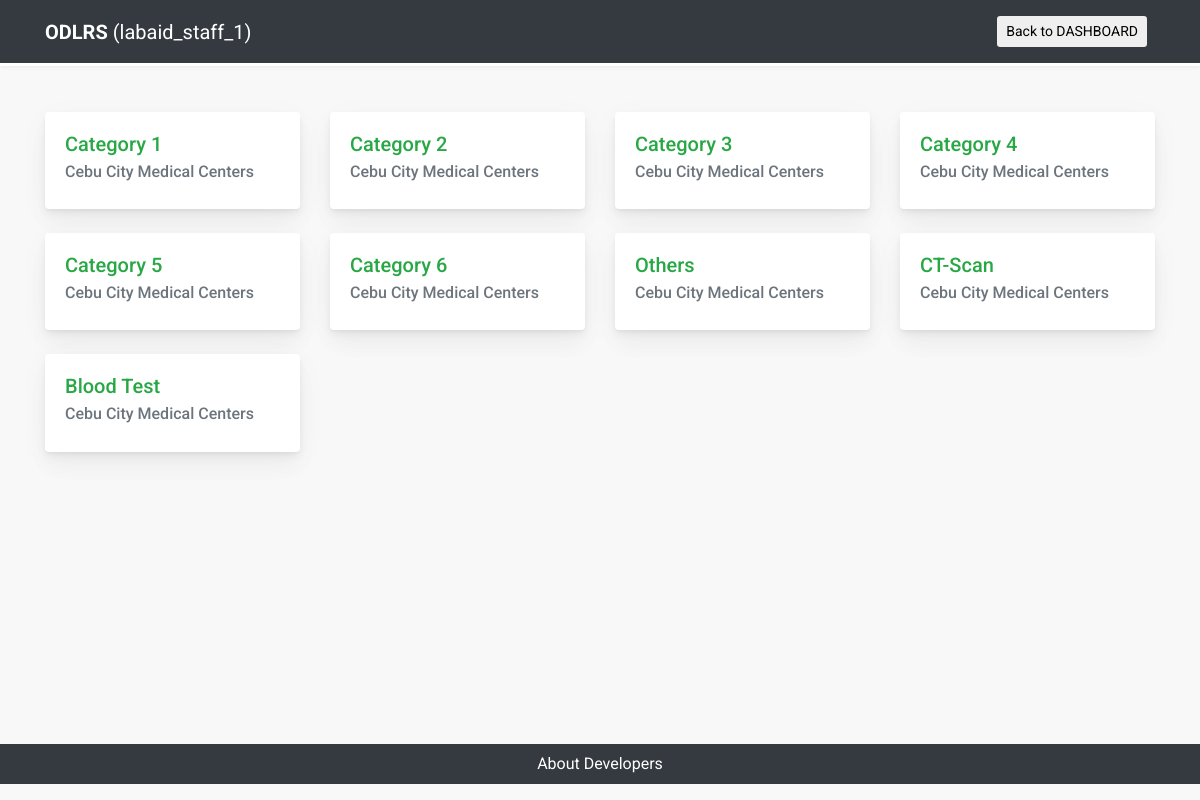
The page /filtered-categories-for-staff/labaid_staff_1/ on the database its author committed.
### diagnostic_centers/models.py (models this page shows, shortened)
class DiagnosticStaff(models.Model):
    username = models.CharField(max_length=20, unique=True, blank=False)
    password = models.CharField(max_length=100, unique=True,  blank=False)
    admin = models.BooleanField(default=False)
    center = models.ForeignKey(DiagnosticCenter, on_delete=models.CASCADE, related_name='center_staffs')
    class Meta:
        verbose_name_plural = 'Diagnostic Staffs'

class DiagnosticCenter(models.Model):
    name = models.CharField(max_length=250, blank=False)
    image = models.ImageField(default='default_center.jpg', upload_to='diagnostic_center_pics')
    email = models.EmailField(blank=True)
    contact_no = models.CharField(max_length=20, blank=False)
    website = models.CharField(max_length=100, blank=True)
    address = models.CharField(max_length=150, blank=False)
    class Meta:
        verbose_name_plural = 'Diagnostic Centers'

### tests/models.py (models this page shows, shortened)
class TestCategory(models.Model):
    category_name = models.CharField(max_length=50)
    center = models.ForeignKey(DiagnosticCenter, on_delete=models.CASCADE, related_name='category_center',
                               null=True, blank=True)
    class Meta:
        verbose_name_plural = 'Test Categories'
        ordering = ['-id']

### tests/views.py (the view)
# urls.py: path('filtered-categories-for-staff/<username>/', filtered_categories_for_staff, name='filtered-categories-for-staff'),
def filtered_categories_for_staff(request, username=None):
    staff = DiagnosticStaff.objects.get(username=username)
    categories_staff = TestCategory.objects.filter(center__center_staffs=staff)
    template = 'tests/filtered_categories_staff.html'
    context = {
        'categories_staff': categories_staff,
        'staff': staff,
    }
    return render(request, template, context)

### templates/tests/filtered_categories_staff.html (shortened to what this page needs)
{% load static %}
<!DOCTYPE html>
<html lang="en">
<head>
    <link rel="stylesheet" href="https://maxcdn.bootstrapcdn.com/bootstrap/4.0.0/css/bootstrap.min.css"
 />
    <link rel="stylesheet" type="text/css" href="{% static 'css/bootstrap.min.css' %}">
    <link rel="stylesheet" type="text/css" href="{% static 'css/fakeLoader.min.css' %}">
    <link rel="stylesheet" type="text/css" href="{% static 'css/style.css' %}">
</head>
<body class="common-b ">
    <nav class="navbar navbar-expand-lg navbar-dark bg-dark">
        <div class="container">
            <a class="navbar-brand text-white" href="#"><b>ODLRS</b> <span
                    class="text-white">({{ staff.username }})</span></a>
            <div class="" id="navbarSupportedContent">
                <ul class="navbar-nav ml-auto">
                    <li class="nav-item">
                        <a class="nav-link text-white"
                            href="{% url 'diagnostic_centers:staff-dashboard' staff.username %}">
                            <button type="submit" class="btn btn-white btn-sm">Back to DASHBOARD</button>
                        </a>
                    </li>
                </ul>
            </div>
        </div>
    </nav>
    <div class="container inner-content mt-4">
        <div class="row">
            {% for category in categories_staff %}
            <div class="col-xs-12 col-sm-6 col-md-4 col-lg-3">
                <div class="card mb-4">
                    <div class="card-body">
                        <h5 class="card-title text-success">{{ category.category_name }}
                        </h5>
                        <h6 class="card-subtitle mb-2 text-muted">{{ category.center.name }}</h6>
                    </div>
                </div>
            </div>
            {% endfor %}
            <br><br>
        </div>
    </div>
    <div class="footer bg-dark text-white text-center py-2">
        <div class="d-box px-2">
            <a class="text-white" href="{% url 'developers' %}" target="_blank" data-toggle="tooltip"
                data-placement="top" title="About Developers">About Developers</a>
        </div>
    </div>
</body>
</html>

### static/css/style.css (style rules this page uses)
* { margin: 0; padding: 0; -webkit-box-sizing: border-box; box-sizing: border-box; font-family: "Roboto", sans-serif; scroll-behavior: smooth; }
a { text-decoration: none; }
.card, .card-header, .card-footer { border: 0; }
html, body { background: #f8f8f8; }
nav.navbar { background: transparent; -webkit-box-shadow: 0 0 5px rgba(0, 0, 0, 0.1); box-shadow: 0 0 5px rgba(0, 0, 0, 0.1); position: fixed; top: 0; z-index: 99999; width: 100%; background: #328691; border-bottom: 3px solid white; }
nav.navbar ul li a { color: #fff; font-size: 16px; outline: none; }
.inner-content { padding-top: 5.5rem; min-height: 90vh; }
.footer { background: #328691; position: relative; z-index: 11; }

### templates/tests/filtered_categories_staff.html (style rules this page uses)
.card { box-shadow: 0 0.46875rem 2.1875rem rgba(4, 9, 20, 0.03), 0 0.9375rem 1.40625rem rgba(4, 9, 20, 0.03), 0 0.25rem 0.53125rem rgba(4, 9, 20, 0.05), 0 0.125rem 0.1875rem rgba(4, 9, 20, 0.03); border-width: 0; transition: all .2s; }

### rows shown on the page
DiagnosticStaff: username "labaid_staff_1"
TestCategory: category_name "Category 1", center.name "Cebu City Medical Centers"
TestCategory: category_name "Category 2", center.name "Cebu City Medical Centers"
TestCategory: category_name "Category 3", center.name "Cebu City Medical Centers"
TestCategory: category_name "Category 4", center.name "Cebu City Medical Centers"
TestCategory: category_name "Category 5", center.name "Cebu City Medical Centers"
TestCategory: category_name "Category 6", center.name "Cebu City Medical Centers"
TestCategory: category_name "Others", center.name "Cebu City Medical Centers"
TestCategory: category_name "CT-Scan", center.name "Cebu City Medical Centers"
TestCategory: category_name "Blood Test", center.name "Cebu City Medical Centers"
